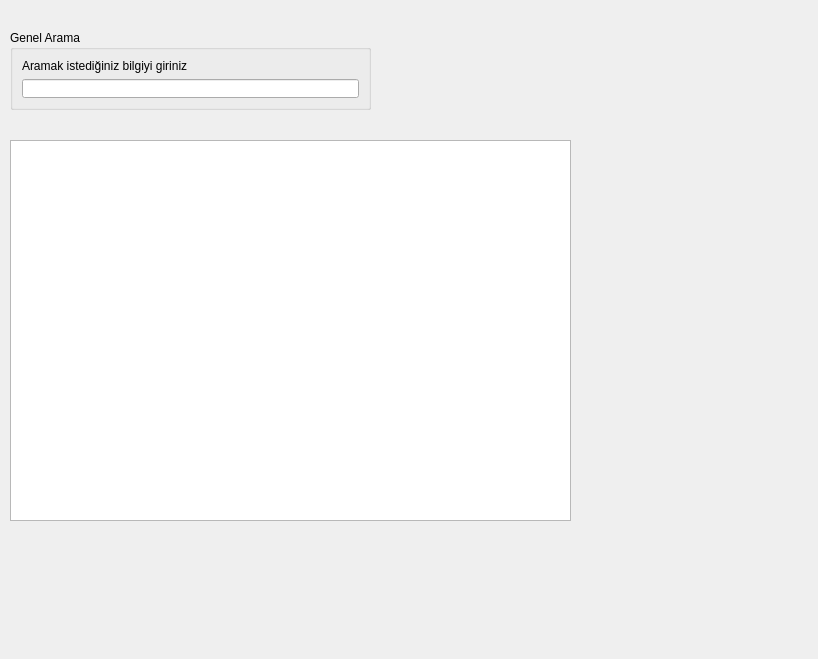
<?xml version="1.0" encoding="UTF-8"?>
<ui version="4.0">
 <class>SeyahatListeFormu</class>
 <widget class="QWidget" name="SeyahatListeFormu">
  <property name="geometry">
   <rect>
    <x>0</x>
    <y>0</y>
    <width>818</width>
    <height>659</height>
   </rect>
  </property>
  <property name="windowTitle">
   <string>Form</string>
  </property>
  <widget class="QGroupBox" name="grparama">
   <property name="geometry">
    <rect>
     <x>10</x>
     <y>30</y>
     <width>361</width>
     <height>80</height>
    </rect>
   </property>
   <property name="title">
    <string>Genel Arama</string>
   </property>
   <layout class="QGridLayout" name="gridLayout">
    <item row="0" column="0">
     <widget class="QLabel" name="label">
      <property name="text">
       <string>Aramak istediğiniz bilgiyi giriniz</string>
      </property>
     </widget>
    </item>
    <item row="1" column="0">
     <widget class="QLineEdit" name="lineEdit"/>
    </item>
   </layout>
  </widget>
  <widget class="QTableWidget" name="tblseyahatliste">
   <property name="geometry">
    <rect>
     <x>10</x>
     <y>140</y>
     <width>561</width>
     <height>381</height>
    </rect>
   </property>
  </widget>
 </widget>
 <resources/>
 <connections/>
</ui>
